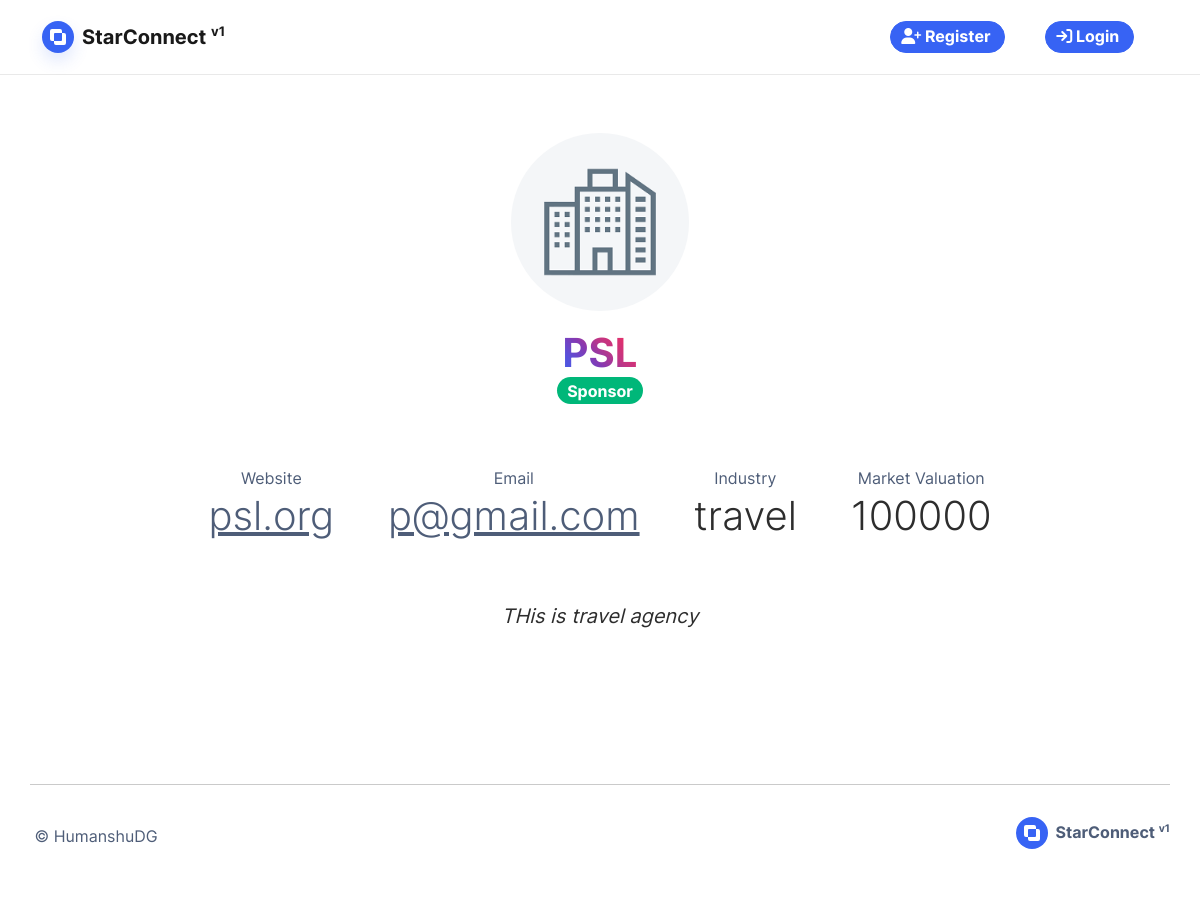
/profile/2, run on an earlier commit of the app's database.
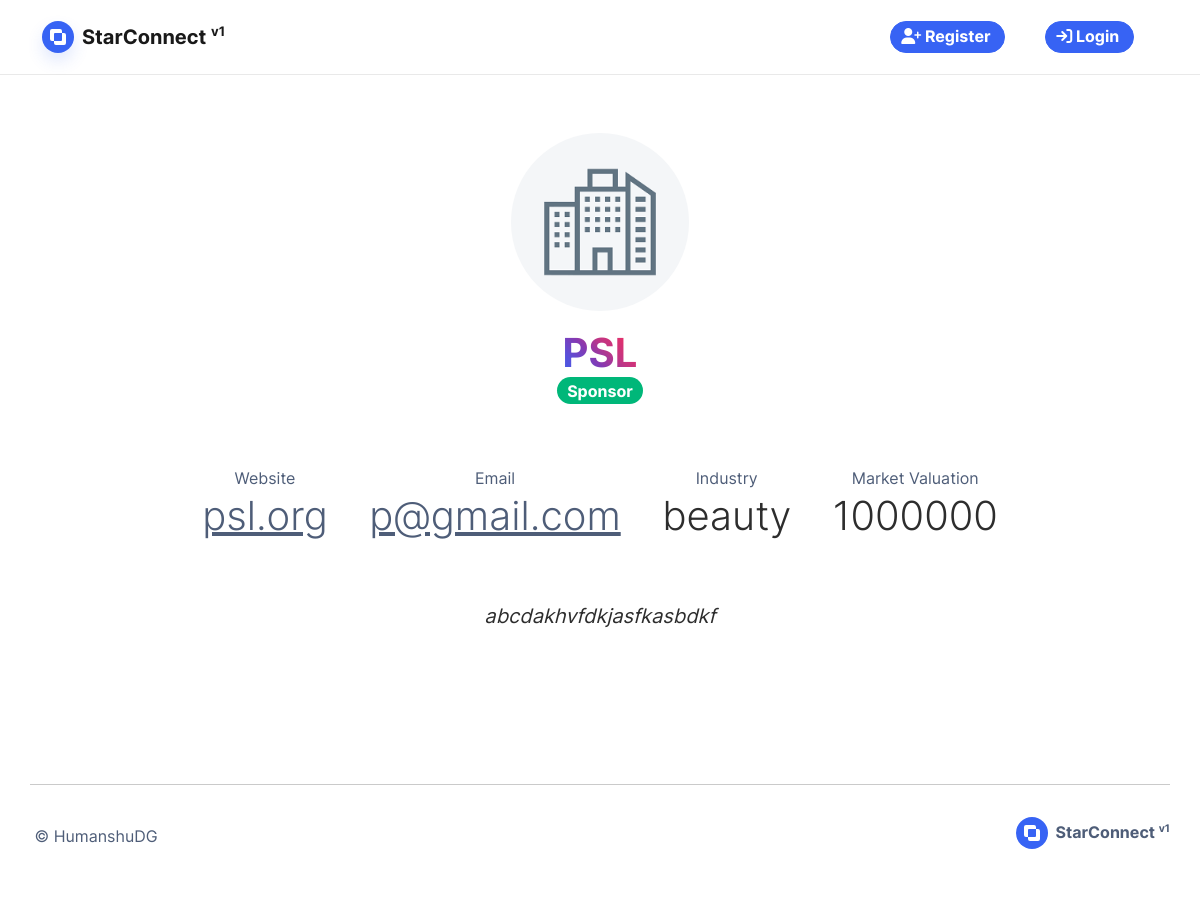
And on a later commit of the database.
### base/models.py (models this page shows, shortened)
class Sponsor(db.Model):
    id = db.Column(db.Integer, primary_key=True)
    user_id = db.Column(db.Integer, db.ForeignKey('user.id'), unique=True)
    sponsor_name = db.Column(db.String(100), nullable=False)
    industry = db.Column(db.String(100))
    market_valuation = db.Column(db.Integer())
    bio = db.Column(db.Text(), nullable=True)
    website = db.Column(db.String(50), default="-")
    image_file = db.Column(db.String(50), nullable=False, default='default-sponsor.jpg')
    sponsor_campaigns = db.relationship('Campaign', backref='sponsor_campaigns', uselist=True)
    sponsor_contracts = db.relationship('Contract', backref="sponsor_contracts", uselist=True)

### base/routes.py (the view, shortened to what this page needs)
@login_required
@role_required(Role.INFLUENCER.value, Role.SPONSOR.value)
@app.route("/profile/<id>")
def profile(id):
    user = User.query.get(id)
    print(user.role)
    if user and user.role == Role.SPONSOR.value:
        sponsor = Sponsor.query.get(user.sponsor.id)
        image_file = url_for('static', filename='profile_pics/' + sponsor.image_file)
        return render_template('visitors-account/sponsor.html', title='Profile', sponsor=sponsor,user=user, image_file=image_file)

### base/templates/visitors-account/sponsor.html (shortened to what this page needs)
{% extends 'base.html' %}
{% block blog %}
<section class="container py-5">
    <div class="container pe-xl-0 ps-xl-0">
        <h1
            class="fw-bold text-center ps-0 pb-0 mb-0 ps-md-0 pe-lg-0"
            style="font-size: 40px; text-align: center"
        >
            <img
                class="rounded-circle"
                style="
                    width: 16%;
                    aspect-ratio: 1;
                    margin: 10px;
                    object-fit: cover;
                "
                src="{{ image_file }}"
            />
            <br />
        </h1>
        <h1
            class="fw-bold text-center py-2 ps-0 pb-0 mb-0 ps-md-0 pe-lg-0"
            style="font-size: 40px; text-align: center"
        >
            <span
                style="
                    background: -webkit-linear-gradient(
                        45deg,
                        rgba(64, 93, 230, 1),
                        rgba(88, 81, 219, 1),
                        rgba(131, 58, 180, 1),
                        rgba(193, 53, 132, 1),
                        rgba(225, 48, 108, 1),
                        rgba(253, 29, 29, 1)
                    );
                    -webkit-background-clip: text;
                    -webkit-text-fill-color: transparent;
                "
            >
                {{ sponsor.sponsor_name }}
            </span>
        </h1>
		<p><span class="badge bg-success fs-6">Sponsor</span></p>
        <br />
        <div class="d-flex w-75 my-3 justify-content-around">
			<div class="m-1">
				<div class="mb-2">
					<label class="text-muted">
						Website
					</label>
					<p class="display-6"><a href="http://{{sponsor.website}}" target="_blank">{{sponsor.website[0:10]}}</a></p>
				</div>
			</div>
            <div class="m-1">
				<div class="mb-2">
					<label class="text-muted">
						Email
					</label>
					<p class="display-6"><a href="http://{{sponsor.website}}" target="_blank">{{user.email}}</a></p>
				</div>
			</div>
			<div class="m-1">
				<div class="mb-2">
					<label class="text-muted">
						Industry
					</label>
					<p class="display-6">{{sponsor.industry}}</p>
				</div>
			</div>
			<div class="m-1">
				<div class="mb-2">
					<label class="text-muted">
						Market Valuation
					</label>
					<p class="display-6">{{sponsor.market_valuation}}</p>
				</div>
			</div>
        </div>
		<blockquote
                class="blockquote text-center"
                style="
                    color: auto;
                    max-width: 60%;
                    border-radius: 25px;
                    padding: 24px;
                    text-shadow: #ffffff 1px 0px 20px;
                "
            >
                <i> {{ sponsor.bio }} </i>
        </blockquote>
    </div>
</section>
{% endblock %}

What changed in the data, as far as the page shows it:
changed Sponsor "PSL": industry "travel" → "beauty"; market_valuation "100000" → "1000000"; bio "THis is travel agency" → "abcdakhvfdkjasfkasbdkf"
